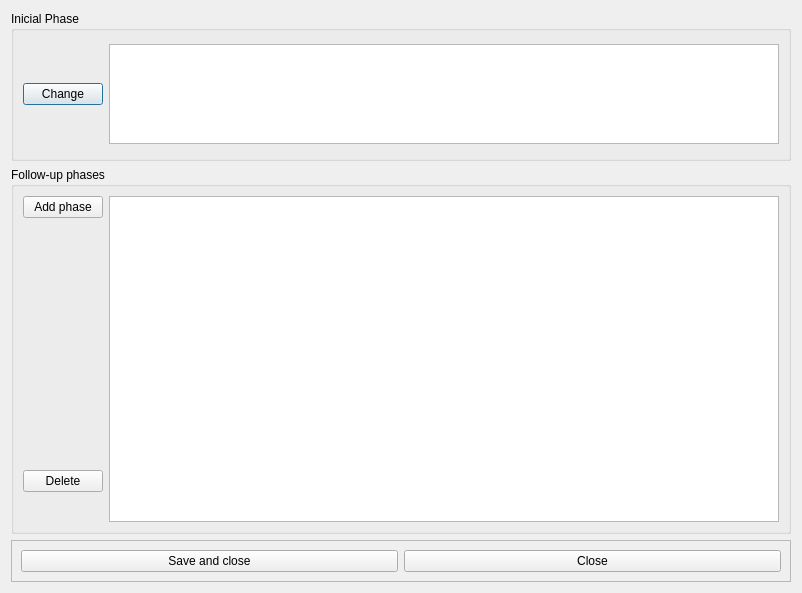
<?xml version="1.0" encoding="UTF-8"?>
<ui version="4.0">
 <class>AddStrategy</class>
 <widget class="QDialog" name="AddStrategy">
  <property name="geometry">
   <rect>
    <x>0</x>
    <y>0</y>
    <width>802</width>
    <height>593</height>
   </rect>
  </property>
  <property name="windowTitle">
   <string>Dialog</string>
  </property>
  <layout class="QVBoxLayout" name="verticalLayout_2">
   <item>
    <widget class="QGroupBox" name="groupBox">
     <property name="maximumSize">
      <size>
       <width>16777215</width>
       <height>150</height>
      </size>
     </property>
     <property name="title">
      <string>Inicial Phase</string>
     </property>
     <layout class="QHBoxLayout" name="horizontalLayout">
      <item>
       <widget class="QPushButton" name="changeInicialPhasePushButton">
        <property name="text">
         <string>Change</string>
        </property>
       </widget>
      </item>
      <item>
       <widget class="QPlainTextEdit" name="inicialPhaseDescriptionTextEdit">
        <property name="maximumSize">
         <size>
          <width>16777215</width>
          <height>100</height>
         </size>
        </property>
        <property name="font">
         <font>
          <family>Ubuntu Mono</family>
         </font>
        </property>
        <property name="readOnly">
         <bool>true</bool>
        </property>
       </widget>
      </item>
     </layout>
    </widget>
   </item>
   <item>
    <widget class="QGroupBox" name="groupBox_2">
     <property name="title">
      <string>Follow-up phases</string>
     </property>
     <layout class="QHBoxLayout" name="horizontalLayout_2">
      <item>
       <layout class="QVBoxLayout" name="verticalLayout">
        <item>
         <widget class="QPushButton" name="newPhasePushButton">
          <property name="text">
           <string>Add phase</string>
          </property>
         </widget>
        </item>
        <item>
         <spacer name="verticalSpacer">
          <property name="orientation">
           <enum>Qt::Vertical</enum>
          </property>
          <property name="sizeHint" stdset="0">
           <size>
            <width>20</width>
            <height>40</height>
           </size>
          </property>
         </spacer>
        </item>
        <item>
         <widget class="QPushButton" name="deletePhasePushButton">
          <property name="text">
           <string>Delete</string>
          </property>
         </widget>
        </item>
        <item>
         <spacer name="verticalSpacer_2">
          <property name="orientation">
           <enum>Qt::Vertical</enum>
          </property>
          <property name="sizeType">
           <enum>QSizePolicy::Maximum</enum>
          </property>
          <property name="sizeHint" stdset="0">
           <size>
            <width>20</width>
            <height>30</height>
           </size>
          </property>
         </spacer>
        </item>
       </layout>
      </item>
      <item>
       <widget class="QListWidget" name="phasesListWidget">
        <property name="font">
         <font>
          <family>Ubuntu Mono</family>
         </font>
        </property>
        <property name="spacing">
         <number>4</number>
        </property>
        <property name="viewMode">
         <enum>QListView::ListMode</enum>
        </property>
        <property name="uniformItemSizes">
         <bool>true</bool>
        </property>
       </widget>
      </item>
     </layout>
    </widget>
   </item>
   <item>
    <widget class="QFrame" name="frame_5">
     <property name="maximumSize">
      <size>
       <width>16777215</width>
       <height>50</height>
      </size>
     </property>
     <property name="frameShape">
      <enum>QFrame::StyledPanel</enum>
     </property>
     <property name="frameShadow">
      <enum>QFrame::Raised</enum>
     </property>
     <property name="lineWidth">
      <number>1</number>
     </property>
     <layout class="QHBoxLayout" name="horizontalLayout_5">
      <item>
       <widget class="QPushButton" name="savePushButton">
        <property name="text">
         <string>Save and close</string>
        </property>
       </widget>
      </item>
      <item>
       <widget class="QPushButton" name="closePushButton">
        <property name="text">
         <string>Close</string>
        </property>
       </widget>
      </item>
     </layout>
    </widget>
   </item>
  </layout>
 </widget>
 <resources/>
 <connections/>
</ui>
